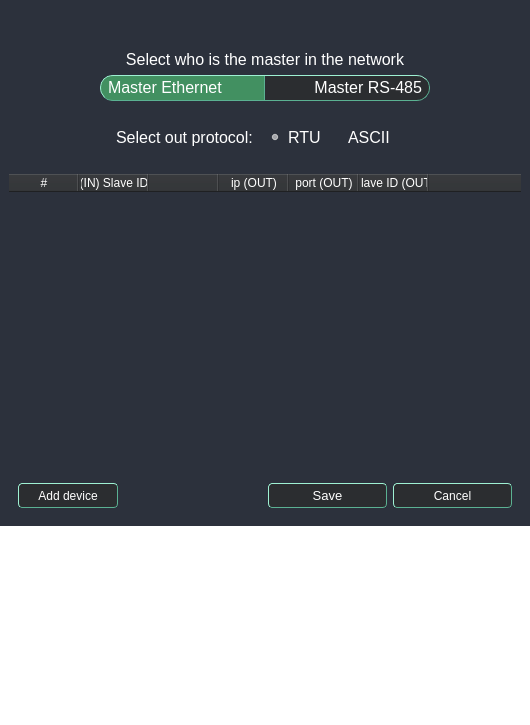
<?xml version="1.0" encoding="UTF-8"?>
<ui version="4.0">
 <class>AqGatewayWidget</class>
 <widget class="QWidget" name="AqGatewayWidget">
  <property name="geometry">
   <rect>
    <x>0</x>
    <y>0</y>
    <width>530</width>
    <height>725</height>
   </rect>
  </property>
  <property name="windowTitle">
   <string>Form</string>
  </property>
  <property name="styleSheet">
   <string notr="true">* {
	border: none;
	background-color: transparent;
	background: transparent;
	padding: 0;
	margin: 0;
	color: #fff;
}

#toolboxFrame {
	border-top-right-radius: 10px;
	border-top-left-radius: 10px;
	background-color: rgba(47, 72, 88, 180);
	border: none;
}

#mainWidget {
	background-color: #2c313c;
}

#closeBtn {
	border-top-right-radius: 10px;
	border-right: 1px solid #D0D0D0;
	background-color: #2c313c;
}

#icon {
	border-top-left-radius: 10px;
	border-left: 1px solid #D0D0D0;
	background-color: rgba(47, 72, 88, 0);
}

#title_text{
	border-top:transparent; 
	border-bottom: 1px solid #637A7B;
}

QComboBox{
	border-left: 1px solid #9ef1d3; 
	border-top: 1px solid #9ef1d3; 
    border-bottom: 1px solid #5bb192; 
	border-right: 1px solid #5bb192; 
	background-color: #2b2d30; 
	border-radius: 4px; 
	padding-left: 4px;
}

QPushButton {
	border: 1px solid #637A7B;
}

QPushButton {
	 border-left: 1px solid #9ef1d3;
	border-top: 1px solid #9ef1d3;
 	border-bottom: 1px solid #5bb192;
	border-right: 1px solid #5bb192;
 	color: #FFFFFF;
	background-color: #2b2d30;
	border-radius: 4px;
	padding-left: 10px;
	padding-right: 10px;
}

QPushButton:hover {
	background-color: #3c3e41;
}
QPushButton:pressed {
	 background-color: #429061;
}

QCheckBox {
    font-size: 12px; /* Размер шрифта */
    color: #D0D0D0; /* Цвет текста */
    /*background-color: lightgray; /* Цвет фона */
    padding: 0px; /* Внутренний отступ */
    /*border: 2px solid darkgray; /* Обводка */
    /*border-radius: 5px; /* Скругление углов */
}

QCheckBox::indicator {
    width: 10px;
    height: 10px;
	border-top: 1px solid #9ef1d3;
	border-left: 1px solid #9ef1d3; 
	border-bottom: 1px solid #5bb192; 
	border-right: 1px solid #5bb192;
	border-radius: 5px;
}

QCheckBox::indicator:checked {
	image: url(UI/icons/check-mark.png);
    background-color: #5bb192; /* Цвет фона при выборе */
    /*border-color: darkgreen; /* Цвет обводки при выборе */
}

/*QRadioButton {
    font-size: 16px;
    color: #FFFFFF;
    background-color: #2b2d30;
    padding: 1px;
	padding-bottom: 3px;
    border-top: 1px solid #9ef1d3;
	border-left: 1px solid #9ef1d3; 
	border-bottom: 1px solid #5bb192; 
	border-right: 1px solid #5bb192;
    border-radius: 5px;
}

#ethRadioBtn{
	border-top-left-radius: 13px;
	border-bottom-left-radius: 13px;
	border-top-right-radius: 0px;
	border-bottom-right-radius: 0px;
}

#rsRadioBtn{
	border-top-left-radius: 0px;
	border-bottom-left-radius: 0px;
	border-top-right-radius: 13px;
	border-bottom-right-radius: 13px;
	border-left: 0px solid #9ef1d3;
}

QRadioButton:hover {
   background-color: #3c3e41;
}

QRadioButton::indicator {
    width: 0px;
    height: 0px;
	background-color: transparent;
}

QRadioButton:checked {
    background-color: #429061;
}

QRadioButton:disabled {
   background-color: #2b2d30;
   color: #606060;
}*/

#tableWidget
QHeaderView::section { background-color: #2b2d30;}
QTableWidget { border: none; }
QTableWidget::item { padding-left: 3px; }

QRadioButton, #rtuRadioBtn {
    /* Не указываем кастомные стили для этой радиокнопки, она будет использовать дефолтные стили */
}

</string>
  </property>
  <layout class="QVBoxLayout" name="verticalLayout">
   <property name="spacing">
    <number>0</number>
   </property>
   <property name="leftMargin">
    <number>0</number>
   </property>
   <property name="topMargin">
    <number>0</number>
   </property>
   <property name="rightMargin">
    <number>0</number>
   </property>
   <property name="bottomMargin">
    <number>0</number>
   </property>
   <item alignment="Qt::AlignTop">
    <widget class="AqGatewayFrame" name="mainWidget">
     <property name="frameShape">
      <enum>QFrame::StyledPanel</enum>
     </property>
     <property name="frameShadow">
      <enum>QFrame::Raised</enum>
     </property>
     <layout class="QVBoxLayout" name="verticalLayout_2">
      <property name="spacing">
       <number>0</number>
      </property>
      <property name="leftMargin">
       <number>0</number>
      </property>
      <property name="topMargin">
       <number>0</number>
      </property>
      <property name="rightMargin">
       <number>0</number>
      </property>
      <property name="bottomMargin">
       <number>9</number>
      </property>
      <item>
       <widget class="QFrame" name="pictureFrame">
        <property name="maximumSize">
         <size>
          <width>530</width>
          <height>243</height>
         </size>
        </property>
        <property name="frameShape">
         <enum>QFrame::StyledPanel</enum>
        </property>
        <property name="frameShadow">
         <enum>QFrame::Raised</enum>
        </property>
        <layout class="QVBoxLayout" name="verticalLayout_3">
         <item>
          <widget class="QStackedWidget" name="stackedWidget">
           <property name="currentIndex">
            <number>0</number>
           </property>
           <widget class="QWidget" name="masterEthPage">
            <layout class="QHBoxLayout" name="horizontalLayout_2">
             <item>
              <widget class="QLabel" name="masterEthPicLabel">
               <property name="text">
                <string/>
               </property>
               <property name="pixmap">
                <pixmap resource="../resoursec.qrc">:/images/icons/master_eth_gateway.png</pixmap>
               </property>
               <property name="scaledContents">
                <bool>true</bool>
               </property>
              </widget>
             </item>
            </layout>
           </widget>
           <widget class="QWidget" name="masterRsPage">
            <layout class="QHBoxLayout" name="horizontalLayout_3">
             <item>
              <widget class="QLabel" name="masterRsPicLabel">
               <property name="text">
                <string/>
               </property>
               <property name="pixmap">
                <pixmap resource="../resoursec.qrc">:/images/icons/master_rs_gateway.png</pixmap>
               </property>
               <property name="scaledContents">
                <bool>true</bool>
               </property>
              </widget>
             </item>
            </layout>
           </widget>
          </widget>
         </item>
        </layout>
       </widget>
      </item>
      <item>
       <widget class="QFrame" name="choseMasterFrame">
        <property name="sizePolicy">
         <sizepolicy hsizetype="Preferred" vsizetype="Preferred">
          <horstretch>0</horstretch>
          <verstretch>0</verstretch>
         </sizepolicy>
        </property>
        <property name="maximumSize">
         <size>
          <width>16777215</width>
          <height>70</height>
         </size>
        </property>
        <property name="styleSheet">
         <string notr="true">QRadioButton {
    font-size: 16px;
    color: #FFFFFF;
    background-color: #2b2d30;
    padding: 1px;
	padding-bottom: 3px;
    border-top: 1px solid #9ef1d3;
	border-left: 1px solid #9ef1d3; 
	border-bottom: 1px solid #5bb192; 
	border-right: 1px solid #5bb192;
    border-radius: 5px;
}

#ethRadioBtn{
	border-top-left-radius: 13px;
	border-bottom-left-radius: 13px;
	border-top-right-radius: 0px;
	border-bottom-right-radius: 0px;
}

#rsRadioBtn{
	border-top-left-radius: 0px;
	border-bottom-left-radius: 0px;
	border-top-right-radius: 13px;
	border-bottom-right-radius: 13px;
	border-left: 0px solid #9ef1d3;
}

QRadioButton:hover {
   background-color: #3c3e41;
}

QRadioButton::indicator {
    width: 0px;
    height: 0px;
	background-color: transparent;
}

QRadioButton:checked {
    background-color: #429061;
}

QRadioButton:disabled {
   background-color: #2b2d30;
   color: #606060;
}</string>
        </property>
        <property name="frameShape">
         <enum>QFrame::StyledPanel</enum>
        </property>
        <property name="frameShadow">
         <enum>QFrame::Raised</enum>
        </property>
        <layout class="QVBoxLayout" name="verticalLayout_4">
         <property name="spacing">
          <number>6</number>
         </property>
         <property name="leftMargin">
          <number>0</number>
         </property>
         <property name="topMargin">
          <number>0</number>
         </property>
         <property name="rightMargin">
          <number>0</number>
         </property>
         <property name="bottomMargin">
          <number>9</number>
         </property>
         <item>
          <widget class="QLabel" name="choseMasterTextLabel">
           <property name="maximumSize">
            <size>
             <width>16777215</width>
             <height>30</height>
            </size>
           </property>
           <property name="font">
            <font>
             <pointsize>12</pointsize>
            </font>
           </property>
           <property name="text">
            <string>Select who is the master in the network</string>
           </property>
           <property name="alignment">
            <set>Qt::AlignCenter</set>
           </property>
          </widget>
         </item>
         <item>
          <widget class="QFrame" name="choseMasteBtnFrame">
           <property name="maximumSize">
            <size>
             <width>16777215</width>
             <height>30</height>
            </size>
           </property>
           <property name="frameShape">
            <enum>QFrame::StyledPanel</enum>
           </property>
           <property name="frameShadow">
            <enum>QFrame::Raised</enum>
           </property>
           <layout class="QHBoxLayout" name="horizontalLayout">
            <property name="spacing">
             <number>0</number>
            </property>
            <property name="leftMargin">
             <number>100</number>
            </property>
            <property name="topMargin">
             <number>0</number>
            </property>
            <property name="rightMargin">
             <number>100</number>
            </property>
            <property name="bottomMargin">
             <number>0</number>
            </property>
            <item>
             <widget class="QRadioButton" name="ethRadioBtn">
              <property name="font">
               <font>
                <pointsize>-1</pointsize>
               </font>
              </property>
              <property name="autoFillBackground">
               <bool>false</bool>
              </property>
              <property name="text">
               <string>Master Ethernet</string>
              </property>
              <property name="checked">
               <bool>true</bool>
              </property>
             </widget>
            </item>
            <item>
             <widget class="QRadioButton" name="rsRadioBtn">
              <property name="enabled">
               <bool>true</bool>
              </property>
              <property name="font">
               <font>
                <pointsize>-1</pointsize>
               </font>
              </property>
              <property name="layoutDirection">
               <enum>Qt::RightToLeft</enum>
              </property>
              <property name="text">
               <string>Master RS-485</string>
              </property>
             </widget>
            </item>
           </layout>
          </widget>
         </item>
        </layout>
       </widget>
      </item>
      <item>
       <widget class="QFrame" name="protocolFrame">
        <property name="styleSheet">
         <string notr="true">QRadioButton::indicator {
	width: 15px;
	height: 15px;
    image: url(UI/icons/radioBtnBlue_unchecked.png);
}

QRadioButton::indicator:checked {
	width: 15px;
	height: 15px;
    image: url(UI/icons/radioBtnBlue_checked.png);
}</string>
        </property>
        <property name="frameShape">
         <enum>QFrame::StyledPanel</enum>
        </property>
        <property name="frameShadow">
         <enum>QFrame::Raised</enum>
        </property>
        <layout class="QHBoxLayout" name="horizontalLayout_7">
         <item>
          <widget class="QFrame" name="frame">
           <property name="frameShape">
            <enum>QFrame::StyledPanel</enum>
           </property>
           <property name="frameShadow">
            <enum>QFrame::Raised</enum>
           </property>
           <layout class="QVBoxLayout" name="verticalLayout_7">
            <item alignment="Qt::AlignRight">
             <widget class="QLabel" name="choseProtocolLabel">
              <property name="font">
               <font>
                <pointsize>12</pointsize>
               </font>
              </property>
              <property name="text">
               <string>Select out protocol:</string>
              </property>
             </widget>
            </item>
           </layout>
          </widget>
         </item>
         <item alignment="Qt::AlignLeft">
          <widget class="QFrame" name="outProtocolBtnFrame">
           <property name="frameShape">
            <enum>QFrame::StyledPanel</enum>
           </property>
           <property name="frameShadow">
            <enum>QFrame::Raised</enum>
           </property>
           <layout class="QHBoxLayout" name="horizontalLayout_8">
            <property name="spacing">
             <number>6</number>
            </property>
            <property name="leftMargin">
             <number>0</number>
            </property>
            <property name="topMargin">
             <number>0</number>
            </property>
            <property name="rightMargin">
             <number>0</number>
            </property>
            <property name="bottomMargin">
             <number>0</number>
            </property>
            <item>
             <widget class="QRadioButton" name="rtuRadioBtn">
              <property name="font">
               <font>
                <pointsize>12</pointsize>
               </font>
              </property>
              <property name="text">
               <string>RTU</string>
              </property>
              <property name="checked">
               <bool>true</bool>
              </property>
             </widget>
            </item>
            <item>
             <widget class="QRadioButton" name="asciiRadioBtn">
              <property name="font">
               <font>
                <pointsize>12</pointsize>
               </font>
              </property>
              <property name="text">
               <string>ASCII</string>
              </property>
             </widget>
            </item>
           </layout>
          </widget>
         </item>
        </layout>
       </widget>
      </item>
      <item>
       <widget class="QFrame" name="tableFrame">
        <property name="frameShape">
         <enum>QFrame::StyledPanel</enum>
        </property>
        <property name="frameShadow">
         <enum>QFrame::Raised</enum>
        </property>
        <layout class="QVBoxLayout" name="verticalLayout_5">
         <item>
          <widget class="AqGatewayTableWidget" name="tableWidget">
           <property name="sizePolicy">
            <sizepolicy hsizetype="Expanding" vsizetype="Fixed">
             <horstretch>0</horstretch>
             <verstretch>0</verstretch>
            </sizepolicy>
           </property>
           <property name="minimumSize">
            <size>
             <width>512</width>
             <height>300</height>
            </size>
           </property>
           <property name="maximumSize">
            <size>
             <width>512</width>
             <height>300</height>
            </size>
           </property>
           <property name="horizontalScrollBarPolicy">
            <enum>Qt::ScrollBarAlwaysOff</enum>
           </property>
           <property name="sizeAdjustPolicy">
            <enum>QAbstractScrollArea::AdjustToContents</enum>
           </property>
           <property name="alternatingRowColors">
            <bool>false</bool>
           </property>
           <attribute name="horizontalHeaderCascadingSectionResizes">
            <bool>false</bool>
           </attribute>
           <attribute name="horizontalHeaderMinimumSectionSize">
            <number>0</number>
           </attribute>
           <attribute name="horizontalHeaderDefaultSectionSize">
            <number>70</number>
           </attribute>
           <attribute name="horizontalHeaderShowSortIndicator" stdset="0">
            <bool>false</bool>
           </attribute>
           <attribute name="horizontalHeaderStretchLastSection">
            <bool>true</bool>
           </attribute>
           <attribute name="verticalHeaderVisible">
            <bool>false</bool>
           </attribute>
           <column>
            <property name="text">
             <string>#</string>
            </property>
           </column>
           <column>
            <property name="text">
             <string>(IN) Slave ID</string>
            </property>
           </column>
           <column>
            <property name="text">
             <string/>
            </property>
           </column>
           <column>
            <property name="text">
             <string>ip (OUT)</string>
            </property>
           </column>
           <column>
            <property name="text">
             <string>port (OUT)</string>
            </property>
           </column>
           <column>
            <property name="text">
             <string>Slave ID (OUT)</string>
            </property>
           </column>
           <column>
            <property name="text">
             <string/>
            </property>
           </column>
          </widget>
         </item>
        </layout>
       </widget>
      </item>
      <item>
       <widget class="QFrame" name="buttonFrame">
        <property name="minimumSize">
         <size>
          <width>512</width>
          <height>0</height>
         </size>
        </property>
        <property name="font">
         <font>
          <hintingpreference>PreferDefaultHinting</hintingpreference>
         </font>
        </property>
        <property name="frameShape">
         <enum>QFrame::StyledPanel</enum>
        </property>
        <property name="frameShadow">
         <enum>QFrame::Raised</enum>
        </property>
        <layout class="QHBoxLayout" name="horizontalLayout_4">
         <property name="sizeConstraint">
          <enum>QLayout::SetDefaultConstraint</enum>
         </property>
         <property name="leftMargin">
          <number>9</number>
         </property>
         <property name="topMargin">
          <number>0</number>
         </property>
         <property name="rightMargin">
          <number>9</number>
         </property>
         <property name="bottomMargin">
          <number>9</number>
         </property>
         <item alignment="Qt::AlignLeft">
          <widget class="QFrame" name="addBtnFrame">
           <property name="frameShape">
            <enum>QFrame::StyledPanel</enum>
           </property>
           <property name="frameShadow">
            <enum>QFrame::Raised</enum>
           </property>
           <layout class="QHBoxLayout" name="horizontalLayout_5">
            <property name="leftMargin">
             <number>9</number>
            </property>
            <property name="topMargin">
             <number>0</number>
            </property>
            <property name="rightMargin">
             <number>0</number>
            </property>
            <property name="bottomMargin">
             <number>0</number>
            </property>
            <item alignment="Qt::AlignLeft">
             <widget class="QPushButton" name="addDeviceBtn">
              <property name="sizePolicy">
               <sizepolicy hsizetype="Preferred" vsizetype="Fixed">
                <horstretch>0</horstretch>
                <verstretch>0</verstretch>
               </sizepolicy>
              </property>
              <property name="minimumSize">
               <size>
                <width>100</width>
                <height>25</height>
               </size>
              </property>
              <property name="maximumSize">
               <size>
                <width>120</width>
                <height>25</height>
               </size>
              </property>
              <property name="text">
               <string>Add device</string>
              </property>
             </widget>
            </item>
           </layout>
          </widget>
         </item>
         <item>
          <widget class="QFrame" name="saveCancelBtnFrame">
           <property name="frameShape">
            <enum>QFrame::StyledPanel</enum>
           </property>
           <property name="frameShadow">
            <enum>QFrame::Raised</enum>
           </property>
           <layout class="QHBoxLayout" name="horizontalLayout_6">
            <property name="leftMargin">
             <number>0</number>
            </property>
            <property name="topMargin">
             <number>0</number>
            </property>
            <property name="rightMargin">
             <number>9</number>
            </property>
            <property name="bottomMargin">
             <number>0</number>
            </property>
            <item>
             <widget class="QPushButton" name="saveBtn">
              <property name="minimumSize">
               <size>
                <width>70</width>
                <height>25</height>
               </size>
              </property>
              <property name="maximumSize">
               <size>
                <width>16777215</width>
                <height>25</height>
               </size>
              </property>
              <property name="font">
               <font>
                <pointsize>10</pointsize>
               </font>
              </property>
              <property name="text">
               <string>Save</string>
              </property>
             </widget>
            </item>
            <item>
             <widget class="QPushButton" name="cancelBtn">
              <property name="minimumSize">
               <size>
                <width>70</width>
                <height>25</height>
               </size>
              </property>
              <property name="text">
               <string>Cancel</string>
              </property>
             </widget>
            </item>
           </layout>
          </widget>
         </item>
        </layout>
       </widget>
      </item>
     </layout>
    </widget>
   </item>
  </layout>
 </widget>
 <customwidgets>
  <customwidget>
   <class>AqGatewayTableWidget</class>
   <extends>QTableWidget</extends>
   <header location="global">AqGatewayWindow.h</header>
  </customwidget>
  <customwidget>
   <class>AqGatewayFrame</class>
   <extends>QFrame</extends>
   <header location="global">AqGatewayWindow.h</header>
   <container>1</container>
  </customwidget>
 </customwidgets>
 <resources>
  <include location="../resoursec.qrc"/>
 </resources>
 <connections/>
</ui>
